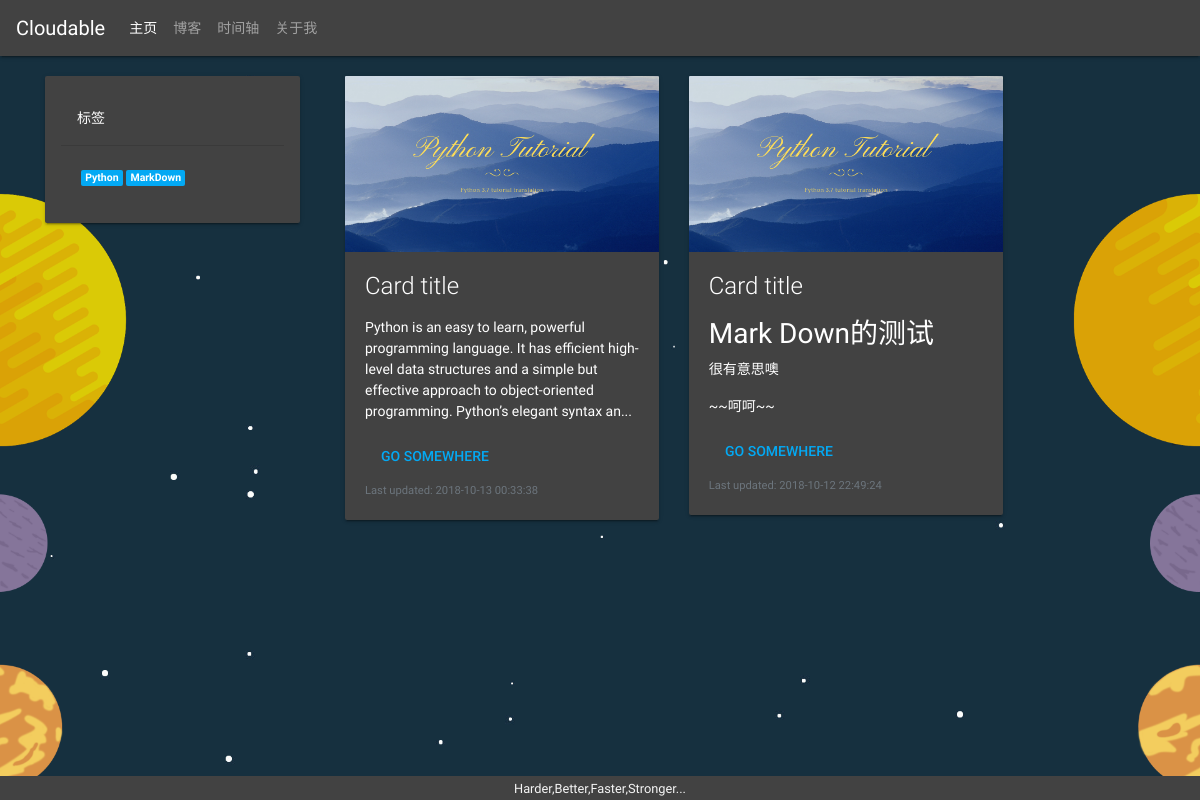
The page /cloudsen_blog/blog/ on the database as committed earlier.
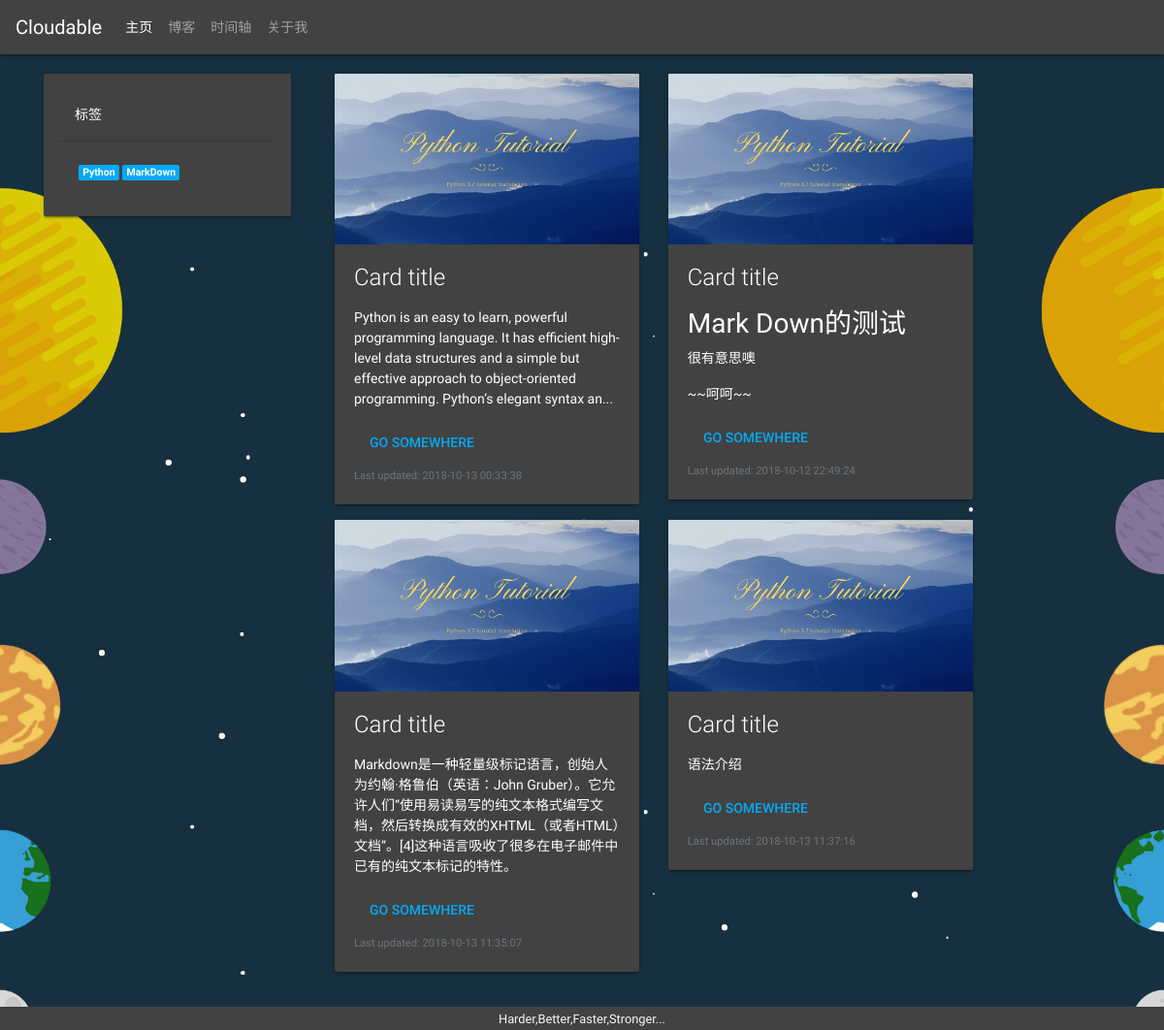
The same page on the database as committed later.
### cloudsen_blog/models.py (models this page shows, shortened)
class Tag(models.Model):
    name = models.CharField(max_length=30)
    description = models.CharField(max_length=200, default='Please input description')
    create_time = models.DateTimeField(auto_now_add=True)
    update_time = models.DateTimeField(auto_now=True)
    is_deleted = models.BooleanField(default=False)

class Article(models.Model):
    title = models.CharField(max_length=50)
    author = models.ForeignKey(User, db_constraint=False, on_delete=models.DO_NOTHING)
    tag = models.ForeignKey(Tag, db_constraint=False, on_delete=models.DO_NOTHING)
    content = models.TextField()
    summary = models.TextField(blank=True, null=True)
    create_time = models.DateTimeField(auto_now_add=True)
    update_time = models.DateTimeField(auto_now=True)
    is_deleted = models.BooleanField(default=False)

### cloudsen_blog/views.py (the view)
# urls.py: path('blog/', views.go_blog_page, name='go_blog'),
def go_blog_page(request: HttpRequest):
    articles = list_all_articles()
    tags = list_all_tags()
    context = {'articles': articles, 'tags': tags}
    return render(request, 'cloudsen_blog/blog.html', context)

### cloudsen_blog/views.py (called while the page is built)
def list_all_articles():
    return models.Article.objects.all()

def list_all_tags():
    return models.Tag.objects.all()

### cloudsen_blog/templates/cloudsen_blog/blog.html (shortened to what this page needs)
{% extends 'cloudsen_blog/base.html' %}
{% load staticfiles %}
{% load markdown_deux_tags %}
{% block body %}
    <div class="container">
        <div class="row">
            <aside class="col-sm-3">
                <div class="card text-white bg-dark mb-3 p-3" style="width: 100%;">
                    <div class="card-header">标签</div>
                    <div class="card-body">
                        {% for tag in tags %}
                            <a href="#" class="badge badge-info">{{ tag.name }}</a>
                        {% endfor %}
                    </div>
                </div>
            </aside>
            <div class="col-sm-9">
                <div class="container">
                    <div class="row">
                        {% for article in articles %}
                            <div class="col-sm-5">
                                <div class="card text-white bg-dark mb-3" style="width: 100%;">
                                    <img class="card-img-top"
                                         src="{% static 'cloudsen_blog/imgs/python-tutorial-translation.png' %}"
                                         alt="Card image cap">
                                    <div class="card-body">
                                        <h5 class="card-title">Card title</h5>
                                        <p class="card-text">
                                            {{ article.summary|safe|truncatechars_html:200|markdown }}
                                        </p>
                                        <a href="{% url 'go_article_detail' article.pk %}" class="btn btn-info">Go
                                            somewhere</a>
                                        <p class="card-text">
                                            <small class="text-muted">Last
                                                updated: {{ article.update_time|date:'Y-m-d H:i:s' }}</small>
                                        </p>
                                    </div>
                                </div>
                            </div>
                        {% endfor %}
                    </div>
                </div>
            </div>
        </div>
    </div>
{% endblock %}
{% block extension-of-header %}
    <link rel="stylesheet" href="{% static 'cloudsen_blog/css/blog.css' %}"/>
{% endblock %}

### cloudsen_blog/templates/cloudsen_blog/base.html (shortened to what this page needs)
{% load staticfiles %}
<!doctype html>
<html lang="en">
<head>
    <link rel="stylesheet"
          href="{% static '/redqueen/css/bootstrap-material-design/bootstrap-material-design.min.css' %}">
    <link rel="stylesheet"
          href="{% static '/redqueen/css/bootstrap-material-design/bootstrap-material-fonts-icons.css' %}">
    <link rel="stylesheet" href="{% static '/cloudsen_blog/css/base.css' %}">
    {% block extension-of-header %}{% endblock %}
</head>
<body>
<header class="container-fluid">
    {% include  'cloudsen_blog/header.html' %}
</header>
<main class="container-fluid" role="main">
    <div class="row" style="height: 56px;">
        <div class="col-sm-12"></div>
    </div>
    <div class="row" style="height: 20px;">
        <div class="col-sm-12">
        </div>
    </div>
    {% block body %}{% endblock %}
    <div class="row" style="height: 20px;">
        <div class="col-sm-12">
        </div>
    </div>
</main>
<footer class="container-fluid footer text-center bg-dark text-light">
    {% include  'cloudsen_blog/footer.html' %}
</footer>
</body>
</html>

### cloudsen_blog/templates/cloudsen_blog/header.html (shortened to what this page needs)
<nav class="navbar navbar-expand-md navbar-dark bg-dark fixed-top">
    <a class="navbar-brand mb-0 h1" href="javascript:void(0);">Cloudable</a>
    <div class="collapse navbar-collapse" id="navbarSupportedContent">
        <ul class="navbar-nav mr-auto">
            <li class="nav-item active">
                <a class="nav-link" href="{% url 'go_cloudsen_home' %}">主页 <span class="sr-only">(current)</span></a>
            </li>
            <li class="nav-item">
                <a class="nav-link" href="{% url 'go_blog' %}">博客</a>
            </li>
            <li class="nav-item">
                <a class="nav-link" href="#">时间轴</a>
            </li>
            <li class="nav-item">
                <a class="nav-link" href="#">关于我</a>
            </li>
        </ul>
    </div>
</nav>

### cloudsen_blog/templates/cloudsen_blog/footer.html
<div class="row">
    <div class="col-sm-12">
        <small>Harder,Better,Faster,Stronger...</small>
    </div>
</div>

### cloudsen_blog/static/cloudsen_blog/css/base.css (style rules this page uses)
html { height: 100%; }
body { height: 100%; display: flex; flex-direction: column; }
main { flex: 1 0 auto; }
footer { flex: 0 0 auto; }

### cloudsen_blog/static/cloudsen_blog/css/blog.css (style rules this page uses)
body { background: url("../imgs/wallpaper-blog.png") repeat #000; background-size: cover; }

Rows that differ between the two databases and show on the page:
added Article: summary "Markdown是一种轻量级标记语言，创始人为约翰·格鲁伯（英语：John Gruber）。它允许人们“使用易读易写的纯文本格式编写文档，然后转换成有效的XHTML（或者HTML）文档”。[4]这种语言吸收了很多在电子邮件中已有的纯文本标记的特性。", update_time "2018-10-13 11:35:07"
added Article: summary "语法介绍", update_time "2018-10-13 11:37:16"
